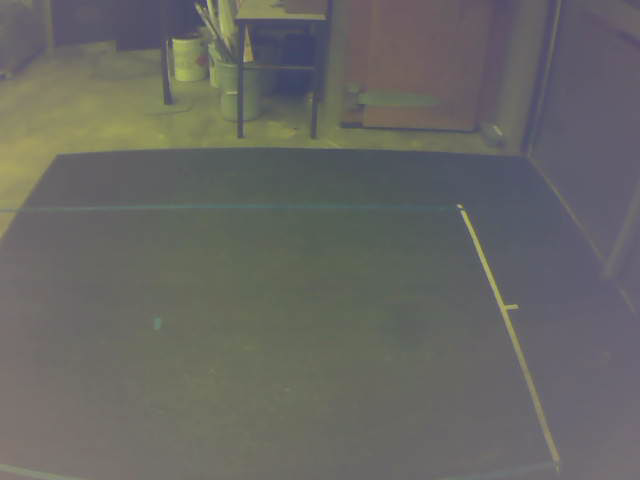
#> input picture top_level_control/scripts/sync_captures/pair001_left.png, 640 x 480 px, given in place of the camera
$ python auto_calibrate_thresholds.py
#> lines starting #> are read from the running program, lines starting #| are printed output that depends on the picture
### top_level_control/tracking/ball_detector.py
"""
Shared Ball Detector - Single source of truth for ball detection logic.

Extracted from detection_experiments/stereo_detection.py (ground truth).
MOG2 background subtraction + contour-based multi-criteria scoring.

All modules that need ball detection should import BallDetector from here
instead of implementing their own detection pipeline.

Detection pipeline:
    1. MOG2 foreground mask (history=300, varThreshold=40)
    2. Morphological cleanup (MORPH_OPEN 3x3, MORPH_CLOSE 7x7)
    3. Contour extraction + filtering (area, circularity)
    4. Multi-criteria scoring (circularity + proximity + orange color)
"""

import cv2
import numpy as np


class BallDetector:
    """
    Ball detector using MOG2 background subtraction + contour scoring.

    This is the canonical detection implementation. All parameters and logic
    match detection_experiments/stereo_detection.py exactly.
    """

    def __init__(self, min_area=50, max_area=2000, min_circularity=0.35,
                 search_radius=150, roi=None):
        """
        Args:
            min_area: Minimum contour area in pixels (default 80)
            max_area: Maximum contour area in pixels (default 2000)
            min_circularity: Minimum circularity 0-1 (default 0.35)
            search_radius: Proximity search radius in pixels (default 150)
            roi: Region of interest as (x, y, w, h) or None for full frame
        """
        self.min_area = min_area
        self.max_area = max_area
        self.min_circularity = min_circularity
        self.search_radius = search_radius
        self.roi = roi

        # Scoring weights (from stereo_detection.py)
        self.w_circularity = 0.4
        self.w_proximity = 0.3
        self.w_color = 0.3
        self.w_no_history = 0.15

        # MOG2 background subtractor
        self.bg_sub = cv2.createBackgroundSubtractorMOG2(
            history=300, varThreshold=40, detectShadows=False)

        # Morphological kernels
        self.kernel_open = cv2.getStructuringElement(cv2.MORPH_ELLIPSE, (3, 3))
        self.kernel_close = cv2.getStructuringElement(cv2.MORPH_ELLIPSE, (7, 7))

        # Tracking state
        self.last_pos = None

    # [128 lines left out: functions _get_roi, build_background, detect, reset, not called in this run]

### top_level_control/tracking/ball_tracker.py
"""
Enhanced Ball Tracker for Table Tennis

Wraps BallDetector with automatic warmup and a standardized
result dict interface used by all tracking/test scripts.

Detection logic lives in ball_detector.py (single source of truth).
This class adds:
- Automatic warmup (300 frames at learningRate=0.05)
- Standardized result dict interface (found/center/radius/contour/confidence/mask)
- Legacy no-op setters for backward compatibility
"""

import cv2
import numpy as np
from .ball_detector import BallDetector


class EnhancedBallTracker:
    """
    Ball detector with automatic MOG2 warmup.

    Uses BallDetector for all detection logic.
    """

    def __init__(self):
        # All detection logic delegated to BallDetector
        self.detector = BallDetector()

        # Warmup: MOG2 needs frames to build a background model
        self._frame_count = 0
        self._warmup_frames = 300
        self._is_warmed_up = False

    # [48 lines left out: function detect, not called in this run]

    # --- Legacy no-op setters (prevent crashes in consumers) ---

    def set_hsv_thresholds(self, lower, upper):
        """No-op. HSV thresholds not used with MOG2 detection."""
        pass

    def set_lab_thresholds(self, lower, upper):
        """No-op. LAB thresholds not used with MOG2 detection."""
        pass

    def set_fusion_weight(self, hsv_weight):
        """No-op. Fusion weight not used with MOG2 detection."""
        pass

    # --- MOG2-specific methods ---

    # [5 lines left out: function reset_background, not called in this run]

    def is_ready(self):
        """Return True once the background model warmup is complete."""
        return self._is_warmed_up

    # [5 lines left out: function get_warmup_progress, not called in this run]


# Backwards compatibility
BallTracker = EnhancedBallTracker

### top_level_control/config/camera_config.py
"""
Shared camera configuration for Arducam OV9782 global shutter cameras.

>>> SINGLE SOURCE OF TRUTH <<<
Change camera parameters HERE and they auto-propagate to every script
(calibration, detection, triangulation, trigger verify, etc.)

Trigger mode is set manually via ArduCam AmCap app — NOT through software.
"""

import cv2
import time

# ====================================================================
#  CAMERA SETTINGS
# ====================================================================
CAMERA_LEFT_ID  = 0     # USB device index for left camera  (camersd)
CAMERA_RIGHT_ID = 2       # USB device index for right camera (camera1)
FRAME_WIDTH     = 640     # Horizontal resolution
FRAME_HEIGHT    = 480     # Vertical resolution
FPS             = 100     # Target framerate
FOURCC          = 'MJPG'  # Video codec (MJPG required for full fps)
# ====================================================================


def load_camera_settings():
    """
    Return camera settings as a dict.

    Kept for backward compatibility — all values come from the
    module-level constants above.
    """
    return {
        'camera0': CAMERA_LEFT_ID,
        'camera1': CAMERA_RIGHT_ID,
        'frame_width': FRAME_WIDTH,
        'frame_height': FRAME_HEIGHT,
    }


def configure_camera(cap, width=None, height=None):
    """
    Configure an Arducam OV9782 global shutter camera.

    Sets codec, resolution, and fps only.
    Trigger mode is set manually via ArduCam AmCap app before running.

    Args:
        cap: cv2.VideoCapture object (already opened)
        width:  Frame width  (default: FRAME_WIDTH)
        height: Frame height (default: FRAME_HEIGHT)

    Returns:
        dict with actual accepted camera settings
    """
    if width is None:
        width = FRAME_WIDTH
    if height is None:
        height = FRAME_HEIGHT

    # --- Codec, resolution, framerate ---
    fourcc_mjpg = cv2.VideoWriter_fourcc(*FOURCC)
    cap.set(cv2.CAP_PROP_FOURCC, fourcc_mjpg)
    cap.set(cv2.CAP_PROP_FRAME_WIDTH, width)
    cap.set(cv2.CAP_PROP_FRAME_HEIGHT, height)
    cap.set(cv2.CAP_PROP_FPS, FPS)

    # --- Read back actual values ---
    actual_width = int(cap.get(cv2.CAP_PROP_FRAME_WIDTH))
    actual_height = int(cap.get(cv2.CAP_PROP_FRAME_HEIGHT))
    actual_fps = cap.get(cv2.CAP_PROP_FPS)
    actual_fourcc_int = int(cap.get(cv2.CAP_PROP_FOURCC))
    actual_fourcc_str = "".join(
        [chr((actual_fourcc_int >> 8 * i) & 0xFF) for i in range(4)])

    return {
        'width': actual_width,
        'height': actual_height,
        'fps': actual_fps,
        'fourcc': actual_fourcc_str,
        'settings_match': (actual_width == width and actual_height == height),
    }

### top_level_control/scripts/auto_calibrate_thresholds.py
"""
Auto-Calibrate Ball Detection Thresholds
==========================================
Automatically finds optimal HSV + LAB thresholds for stereo ball detection.

WORKFLOW:
    1. Script starts → opens both cameras
    2. Hold ball steady → click on it in the LEFT camera
    3. Click on it in the RIGHT camera
    4. Auto-optimization runs (~3-5 seconds)
    5. Review live detection → press 's' to save
    6. Thresholds saved to config/ball_thresholds_stereo.json

CONTROLS:
    s       - Save thresholds
    r       - Retry (click again)
    q       - Quit

CAMERA: Arducam OV9782 Global Shutter USB Camera
        1MP, 100fps @ 1280x800 MJPG
"""

import cv2
import sys
import os
import json
import numpy as np

sys.path.insert(0, os.path.dirname(os.path.dirname(os.path.abspath(__file__))))

from tracking.ball_tracker import EnhancedBallTracker
from config.camera_config import (
    load_camera_settings, configure_camera,
    CAMERA_LEFT_ID, CAMERA_RIGHT_ID, FRAME_WIDTH, FRAME_HEIGHT
)


# ======================================================================
#  Stereo Camera Capture (self-contained, same as other scripts)
# ======================================================================

class ArducamStereoCapture:
    """Stereo camera capture for Arducam OV9782."""

    def __init__(self, cam_left_id=None, cam_right_id=None):
        self.cam_left_id = cam_left_id if cam_left_id is not None else CAMERA_LEFT_ID
        self.cam_right_id = cam_right_id if cam_right_id is not None else CAMERA_RIGHT_ID
        self.cap_left = None
        self.cap_right = None

    def start_cameras(self, width=None, height=None):
        if width is None:
            width = FRAME_WIDTH
        if height is None:
            height = FRAME_HEIGHT
        self.cap_left = cv2.VideoCapture(self.cam_left_id)
        self.cap_right = cv2.VideoCapture(self.cam_right_id)

        if not self.cap_left.isOpened():
            raise RuntimeError(f"Failed to open left camera (ID: {self.cam_left_id})")
        if not self.cap_right.isOpened():
            raise RuntimeError(f"Failed to open right camera (ID: {self.cam_right_id})")

        s_l = configure_camera(self.cap_left, width, height)
        s_r = configure_camera(self.cap_right, width, height)
        print(f"  LEFT:  {s_l['width']}x{s_l['height']} @ {s_l['fps']:.0f}fps ({s_l['fourcc']})")
        print(f"  RIGHT: {s_r['width']}x{s_r['height']} @ {s_r['fps']:.0f}fps ({s_r['fourcc']})")

    def read(self):
        ret_l, frame_l = self.cap_left.read()
        ret_r, frame_r = self.cap_right.read()
        return ret_l, frame_l, ret_r, frame_r

    def stop_cameras(self):
        if self.cap_left:
            self.cap_left.release()
        if self.cap_right:
            self.cap_right.release()


# ======================================================================
#  Color Sampler
# ======================================================================

class ColorSampler:
    """Samples HSV and LAB color statistics from a pixel patch around a click."""

    PATCH_RADIUS = 12  # 25x25 patch

    # [51 lines left out: function sample, not called in this run]


# ======================================================================
#  Threshold Optimizer
# ======================================================================

class ThresholdOptimizer:
    """
    Finds the tightest HSV+LAB thresholds that reliably detect the ball.

    Strategy: start with the exact sampled color range (zero margin),
    then expand only the minimum needed per channel.
    """

    MAX_MARGIN = 25         # Never expand beyond this
    MAX_NOISE = 50          # Target: fewer than 50 stray pixels

    # Upper bounds per channel: HSV H is 0-179, rest 0-255
    HSV_UB = [179, 255, 255]
    LAB_UB = [255, 255, 255]

    def __init__(self, tracker):
        self.tracker = tracker

    # [197 lines left out: functions _apply, _evaluate, _test, optimize, _make_bounds, _squeeze_per_channel, not called in this run]


# ======================================================================
#  Auto Calibrator (main orchestrator)
# ======================================================================

class AutoCalibrator:
    """
    Full auto-calibration pipeline for stereo ball detection thresholds.

    Phases:
        0 - Click ball in LEFT camera
        1 - Click ball in RIGHT camera
        2 - Auto-optimizing
        3 - Verify and save
    """

    PHASE_CLICK_LEFT = 0
    PHASE_CLICK_RIGHT = 1
    PHASE_OPTIMIZING = 2
    PHASE_VERIFY = 3

    DISPLAY_WIDTH = 640

    def __init__(self):
        self.script_dir = os.path.dirname(os.path.abspath(__file__))
        self.thresholds_path = os.path.join(
            self.script_dir, '..', 'config', 'ball_thresholds_stereo.json')

        cam_settings = load_camera_settings()
        self.cam_left_id = cam_settings['camera0']
        self.cam_right_id = cam_settings['camera1']
        self.frame_width = cam_settings['frame_width']
        self.frame_height = cam_settings['frame_height']
        self.display_height = int(self.DISPLAY_WIDTH * self.frame_height / self.frame_width)

        self.capture = None
        self.tracker_left = EnhancedBallTracker()
        self.tracker_right = EnhancedBallTracker()

        # State
        self.phase = self.PHASE_CLICK_LEFT
        self.mouse_pos = (0, 0)
        self.click_left = None
        self.click_right = None
        self.sample_left = None
        self.sample_right = None

        self.frame_left = None
        self.frame_right = None

        self.thresholds = {'left': None, 'right': None}
        self.opt_status = ""  # Status text during optimization

    # [114 lines left out: functions _on_mouse, _grab_frame, _optimize_both, _update_progress, not called in this run]

    def _display_frames(self):
        """Resize and show current frames with phase overlay."""
        dw = self.DISPLAY_WIDTH
        dh = self.display_height
        scale_x = dw / self.frame_width
        scale_y = dh / self.frame_height

        left_vis = cv2.resize(self.frame_left, (dw, dh))
        right_vis = cv2.resize(self.frame_right, (dw, dh))

        if self.phase == self.PHASE_CLICK_LEFT:
            # Dim right camera
            right_vis = (right_vis * 0.4).astype(np.uint8)
            # Crosshair on left
            mx, my = self.mouse_pos
            if 0 <= mx < dw:
                cv2.line(left_vis, (mx, 0), (mx, dh), (0, 255, 0), 1)
                cv2.line(left_vis, (0, my), (dw, my), (0, 255, 0), 1)
            # Instruction
            cv2.putText(left_vis, "Hold ball steady. Click on ball.",
                        (10, dh - 20), cv2.FONT_HERSHEY_SIMPLEX, 0.6, (0, 255, 0), 2)
            cv2.putText(left_vis, "LEFT CAMERA", (10, 25),
                        cv2.FONT_HERSHEY_SIMPLEX, 0.7, (0, 255, 0), 2)

        elif self.phase == self.PHASE_CLICK_RIGHT:
            # Show click point on left
            if self.click_left:
                cx = int(self.click_left[0] * scale_x)
                cy = int(self.click_left[1] * scale_y)
                cv2.circle(left_vis, (cx, cy), 15, (0, 255, 0), 2)
                cv2.circle(left_vis, (cx, cy), 3, (0, 255, 0), -1)
            cv2.putText(left_vis, "LEFT: sampled", (10, 25),
                        cv2.FONT_HERSHEY_SIMPLEX, 0.6, (0, 255, 0), 2)
            # Crosshair on right
            mx, my = self.mouse_pos
            rx = mx - dw  # local x in right frame
            if 0 <= rx < dw:
                cv2.line(right_vis, (rx, 0), (rx, dh), (0, 255, 0), 1)
                cv2.line(right_vis, (0, my), (dw, my), (0, 255, 0), 1)
            cv2.putText(right_vis, "Now click on ball here.",
                        (10, dh - 20), cv2.FONT_HERSHEY_SIMPLEX, 0.6, (0, 255, 0), 2)
            cv2.putText(right_vis, "RIGHT CAMERA", (10, 25),
                        cv2.FONT_HERSHEY_SIMPLEX, 0.7, (0, 255, 0), 2)

        elif self.phase == self.PHASE_OPTIMIZING:
            cv2.putText(left_vis, self.opt_status, (10, dh // 2),
                        cv2.FONT_HERSHEY_SIMPLEX, 0.7, (0, 255, 255), 2)
            cv2.putText(right_vis, "Please wait...", (10, dh // 2),
                        cv2.FONT_HERSHEY_SIMPLEX, 0.7, (0, 255, 255), 2)

        elif self.phase == self.PHASE_VERIFY:
            # Run detection and show results
            det_l = self.tracker_left.detect(self.frame_left)
            det_r = self.tracker_right.detect(self.frame_right)

            for det, vis, label in [(det_l, left_vis, "LEFT"),
                                     (det_r, right_vis, "RIGHT")]:
                if det['found']:
                    cx = int(det['center'][0] * scale_x)
                    cy = int(det['center'][1] * scale_y)
                    r = int(det['radius'] * scale_x)
                    cv2.circle(vis, (cx, cy), r, (0, 255, 0), 2)
                    cv2.circle(vis, (cx, cy), 3, (0, 255, 0), -1)

                    # Noise stat
                    total_px = cv2.countNonZero(det['mask'])
                    ball_px = int(cv2.contourArea(det['contour']))
                    noise = total_px - ball_px
                    cv2.putText(vis, f"{label}: OK (noise={noise}px)",
                                (10, 25), cv2.FONT_HERSHEY_SIMPLEX, 0.6, (0, 255, 0), 2)
                else:
                    cv2.putText(vis, f"{label}: NOT DETECTED",
                                (10, 25), cv2.FONT_HERSHEY_SIMPLEX, 0.6, (0, 0, 255), 2)

            cv2.putText(left_vis, "s=save  r=retry  q=quit",
                        (10, dh - 20), cv2.FONT_HERSHEY_SIMPLEX, 0.6, (255, 255, 255), 2)

        combined = cv2.hconcat([left_vis, right_vis])
        cv2.imshow('Auto Calibrate', combined)

    # [19 lines left out: functions _save_thresholds, _reset, not called in this run]

    def run(self):
        print("\n" + "=" * 60)
        print("AUTO-CALIBRATE BALL DETECTION THRESHOLDS")
        print("=" * 60)
        print(f"\nCameras: Left=ID{self.cam_left_id}, Right=ID{self.cam_right_id}")
        print(f"Resolution: {self.frame_width}x{self.frame_height}")
        print(f"\nOutput: {self.thresholds_path}")
        print(f"\nHold the ball steady in view of both cameras.")
        print(f"Click on the ball in the LEFT camera to begin.")
        print("=" * 60)

        self.capture = ArducamStereoCapture(self.cam_left_id, self.cam_right_id)
        try:
            self.capture.start_cameras()
        except RuntimeError as e:
            print(f"ERROR: {e}")
            return

        cv2.namedWindow('Auto Calibrate')
        cv2.setMouseCallback('Auto Calibrate', self._on_mouse)

        # Warm-up: discard first 10 frames
        for _ in range(10):
            self.capture.read()

        try:
            while True:
                # Read fresh frames
                ret_l, frame_l, ret_r, frame_r = self.capture.read()
                if not ret_l or not ret_r:
                    continue

                self.frame_left = frame_l
                self.frame_right = frame_r

                # Run optimization (blocking but keeps GUI alive internally)
                if self.phase == self.PHASE_OPTIMIZING:
                    self._optimize_both()
                    continue

                # Display
                self._display_frames()

                key = cv2.waitKey(1) & 0xFF
                if key == ord('q'):
                    break
                elif key == ord('s') and self.phase == self.PHASE_VERIFY:
                    self._save_thresholds()
                elif key == ord('r'):
                    self._reset()

        except KeyboardInterrupt:
            pass
        finally:
            self.capture.stop_cameras()
            cv2.destroyAllWindows()

        print("\nDone!")


def main():
    AutoCalibrator().run()
#> the loop in run, `for _ in range(10):` made 10 passes
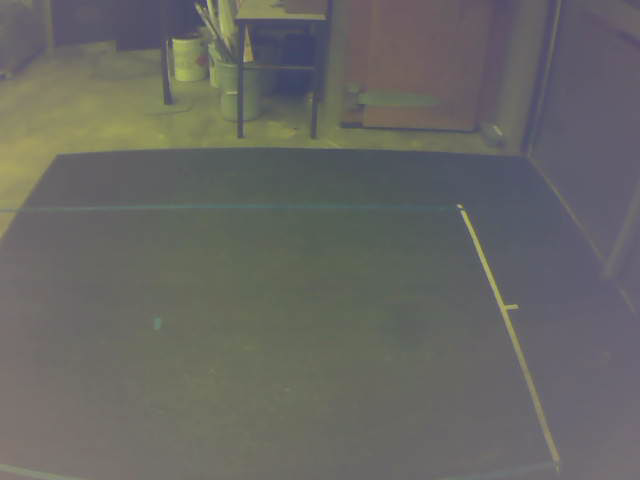
#> input picture top_level_control/scripts/sync_captures/pair001_left.png, 640 x 480 px, given in place of the camera
#> in read, frame_l is the input picture: shape (480, 640, 3); mean B, G, R 99.7, 103.4, 103.7
#> in _display_frames, `right_vis = (right_vis * 0.4).astype(np.uint8)`:
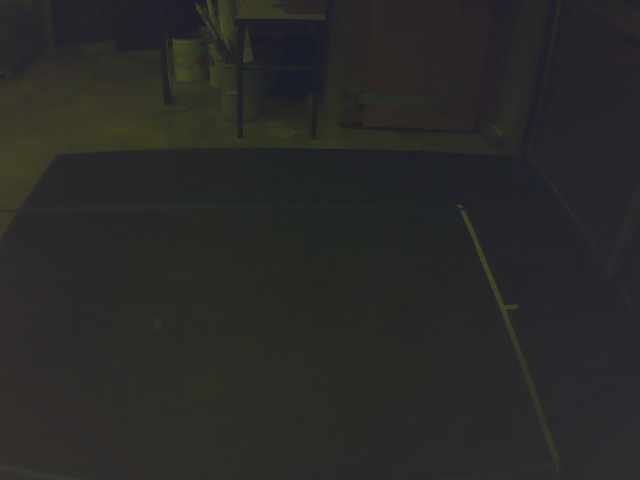
#> right_vis: shape (480, 640, 3); mean B, G, R 39.5, 41, 41.1
#> in _display_frames, `cv2.putText(left_vis, "LEFT CAMERA", (10, 25), cv2.FONT_HERSHEY_SIMPLE..`:
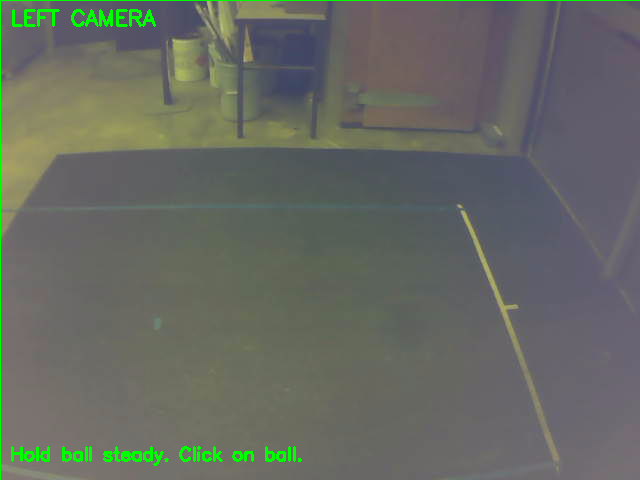
#> left_vis: shape (480, 640, 3); mean B, G, R 98.3, 105.4, 102.3
#> in _display_frames, `combined = cv2.hconcat([left_vis, right_vis])`:
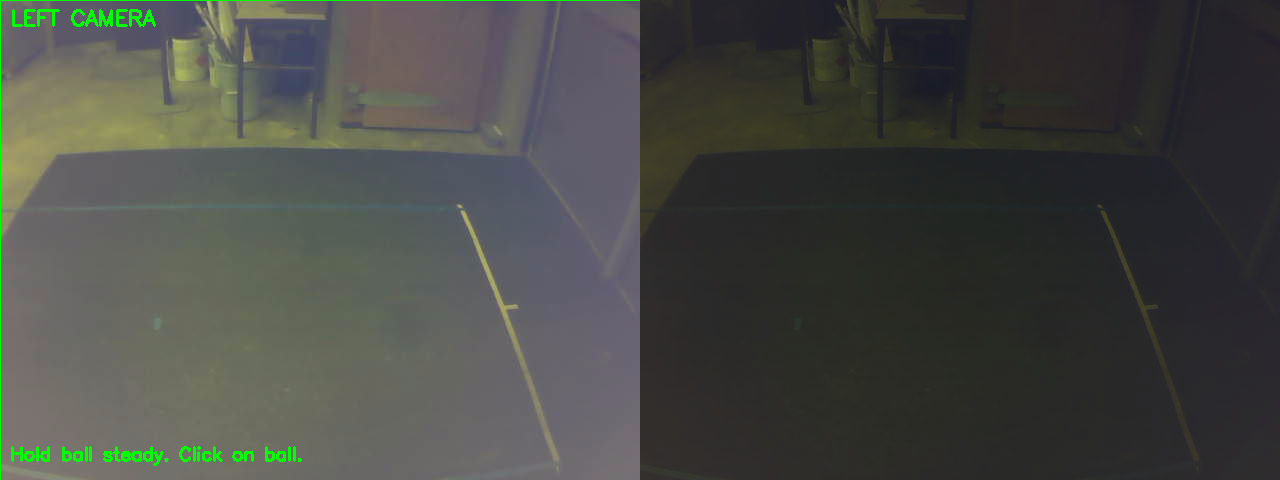
#> combined: shape (480, 1280, 3); mean B, G, R 68.9, 73.2, 71.7
#> (key q is pressed here)


if __name__ == '__main__':
    main()
